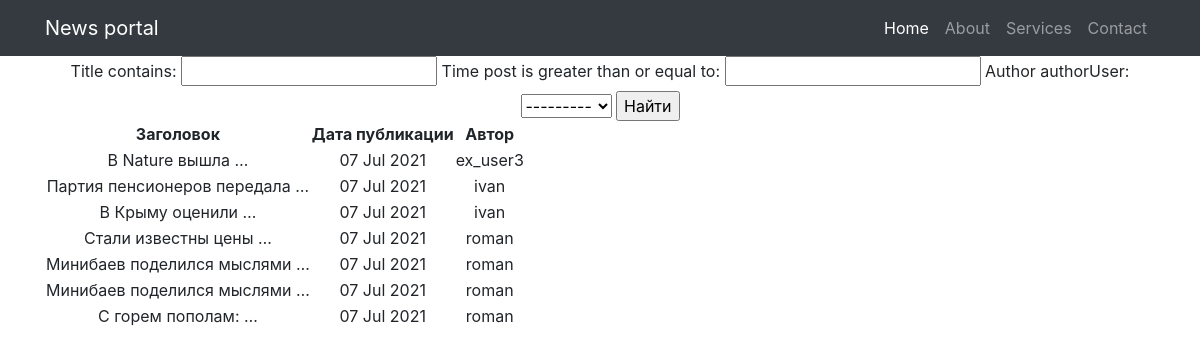
The page /search/ on the database as committed earlier.
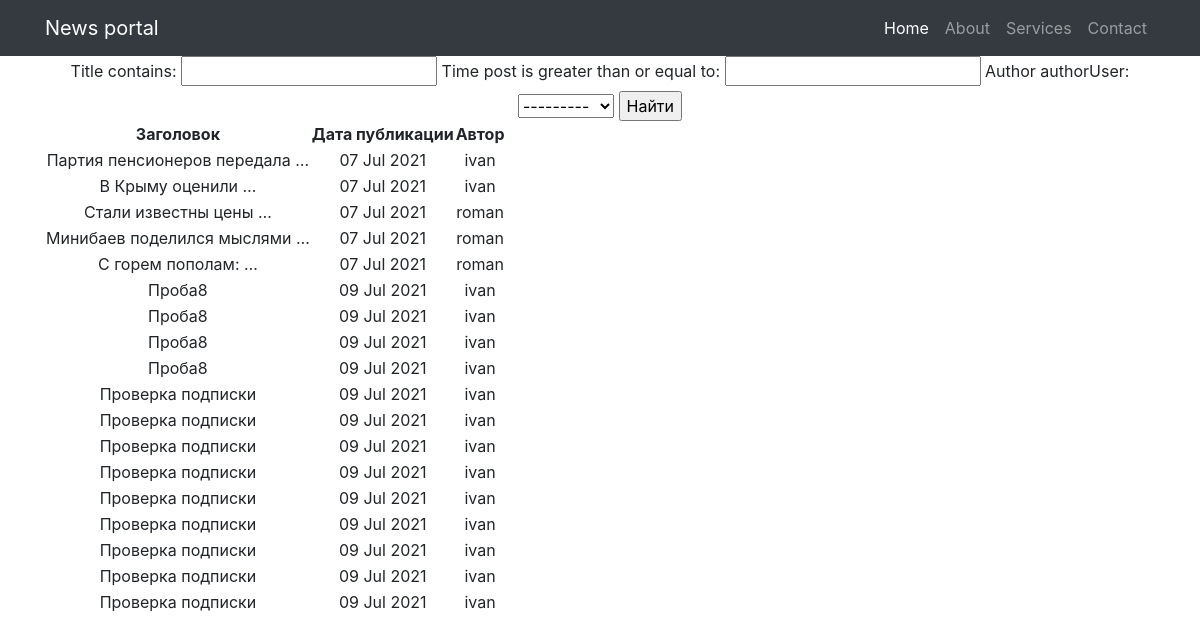
The same page on the database as committed later.
### news/models.py (models this page shows, shortened)
class Post(models.Model):
    author = models.ForeignKey(Author, on_delete=models.CASCADE)
    NEWS = 'NW'
    ARTICLE = 'AR'
    RUBRIC = (
        (NEWS, 'Новость'), (ARTICLE, 'Статья')
    )
    categoryType = models.CharField(max_length=2, choices=RUBRIC, default=ARTICLE)
    time_post = models.DateTimeField(auto_now_add=True)
    postCategory = models.ManyToManyField(Category, through='PostCategory')
    title = models.CharField(max_length=128)
    text = models.TextField()
    rating = models.SmallIntegerField(default=0)
    class Meta:
        verbose_name = 'Публикация'
        verbose_name_plural = 'Публикации'

class Author(models.Model):
    authorUser = models.OneToOneField(User, on_delete=models.CASCADE)
    ratingAuthor = models.SmallIntegerField(default=0)
    def __str__(self):
        return self.authorUser.username
    class Meta:
        verbose_name = 'Автор'
        verbose_name_plural = 'Авторы'

### news/views.py (the view)
# urls.py: path('search/', PostSearch.as_view()),
class PostSearch(ListView):
    model = Post
    template_name = 'search.html'
    context_object_name = 'search'
    def get_context_data(self, **kwargs):
        context = super().get_context_data(**kwargs)
        context['filter'] = PostsFilter(self.request.GET, queryset=self.get_queryset())  # вписываю фильтр в контекст
        return context

### news/templatetags/custom_filters.py (called while the page is built)
@register.filter(name='censor')  # регистрируем наш фильтр под именем Censor
def censor(text):
    for word in censored_words:
        if word in text:
            text = text.replace(word, '-censored-')
        else:
            continue
    return text

### news/templates/news/search.html (shortened to what this page needs)
{% extends 'flatpages/default.html' %}
{% load custom_filters %}
{% block content %}
<form method="GET">
    {{ filter.form }}
    <input type="submit" value="Найти">
</form>
<table>
    <thead>
        <th>
            Заголовок
        </th>
        <th>
            Дата публикации
        </th>
        <th>
            Автор
        </th>
    </thead>
    {% for post in filter.qs %}
    <tr>
        <td>
            {{ post.title|censor|truncatewords:3 }}
        </td>
        <td>
            {{ post.time_post|date:'d M Y' }}
        </td>
        <td>
            {{ post.author }}
        </td>
    </tr>
    {% endfor %}
</table>
{% endblock content %}

Rows that differ between the two databases and show on the page:
removed Post: title|censor "В Nature вышла …", time_post "07 Jul 2021", author "ex_user3"
removed Post: title|censor "Минибаев поделился мыслями …", time_post "07 Jul 2021", author "roman"
added Post: title|censor "Проба8", time_post "09 Jul 2021", author "ivan"
added Post: title|censor "Проба8", time_post "09 Jul 2021", author "ivan"
added Post: title|censor "Проба8", time_post "09 Jul 2021", author "ivan"
added Post: title|censor "Проба8", time_post "09 Jul 2021", author "ivan"
added Post: title|censor "Проверка подписки", time_post "09 Jul 2021", author "ivan"
added Post: title|censor "Проверка подписки", time_post "09 Jul 2021", author "ivan"
added Post: title|censor "Проверка подписки", time_post "09 Jul 2021", author "ivan"
added Post: title|censor "Проверка подписки", time_post "09 Jul 2021", author "ivan"
added Post: title|censor "Проверка подписки", time_post "09 Jul 2021", author "ivan"
added Post: title|censor "Проверка подписки", time_post "09 Jul 2021", author "ivan"
added Post: title|censor "Проверка подписки", time_post "09 Jul 2021", author "ivan"
added Post: title|censor "Проверка подписки", time_post "09 Jul 2021", author "ivan"
added Post: title|censor "Проверка подписки", time_post "09 Jul 2021", author "ivan"
